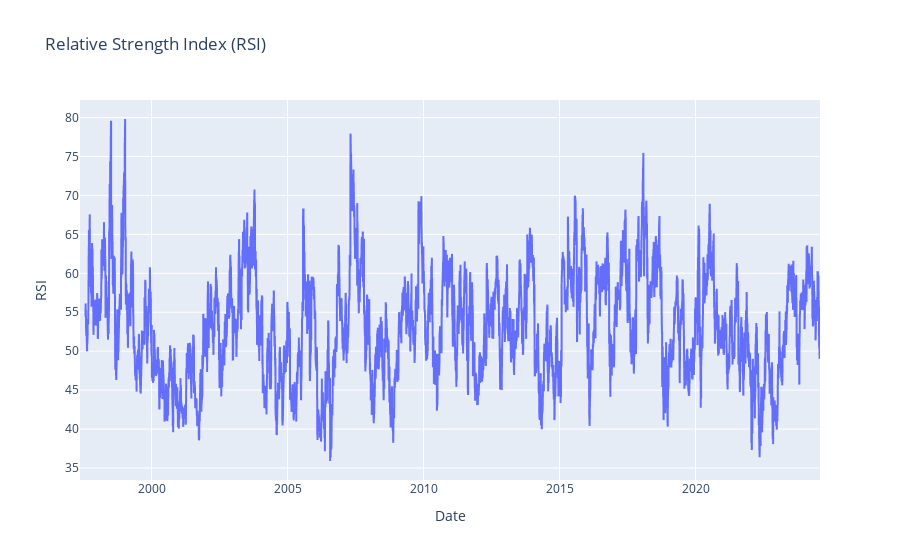

Write notebook code for a chart like this one.
### Code cell
plot.plot_rsi(data)

### Figure 1 — Plotly figure (JSON) as saved in the notebook; plotly's stock layout.template omitted (floating-point values rounded to 4 significant figures; data arrays with more than 128 entries replaced by an {"elided": "..."} marker saying what was removed)
{"data": [{"hovertemplate": "Date=%{x}<br>RSI=%{y}<extra></extra>", "legendgroup": "", "line": {"color": "#636efa", "dash": "solid"}, "marker": {"symbol": "circle"}, "mode": "lines", "name": "", "showlegend": false, "type": "scattergl", "x": {"elided": "6846 str values"}, "xaxis": "x", "y": {"elided": "6846 float values"}, "yaxis": "y"}], "layout": {"legend": {"tracegroupgap": 0}, "title": {"text": "Relative Strength Index (RSI)"}, "xaxis": {"anchor": "y", "domain": [0, 1], "title": {"text": "Date"}}, "yaxis": {"anchor": "x", "domain": [0, 1], "title": {"text": "RSI"}}}}
